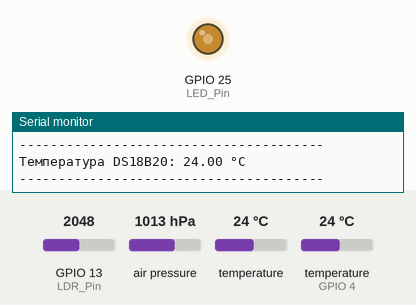
Simulated run of this sketch. Board: ESP32. Parts: output pins drawn as LEDs (lit = HIGH), the last lines printed to the serial monitor. The test bench sets the inputs (shaded band); at power-on: GPIO 13 (LDR_Pin) = 2048, air pressure 1013 hPa, temperature 24 °C, temperature (sensor on GPIO 4) 24 °C.

Above: at 2.2 s.
2.3 s: GPIO 13 (LDR_Pin) set to 2866
At 5.3 s:
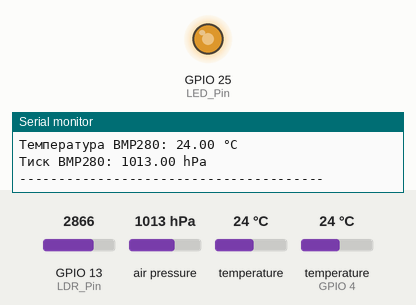
7.0 s: GPIO 13 (LDR_Pin) set to 3972
At 9.8 s:
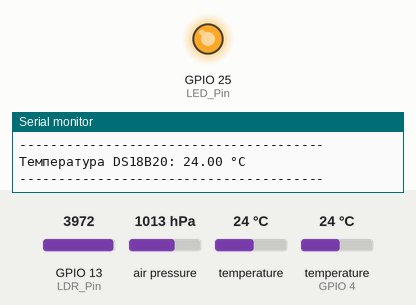
11.7 s: GPIO 13 (LDR_Pin) set to 122
At 13.2 s:
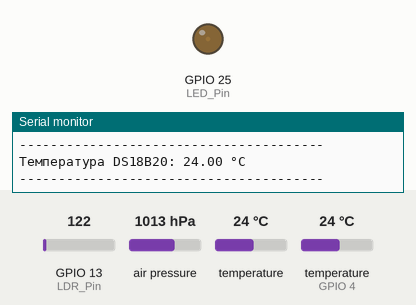
Timing chart, 0 to 14.7 s (numbered marks = the images above; inputs shaded):
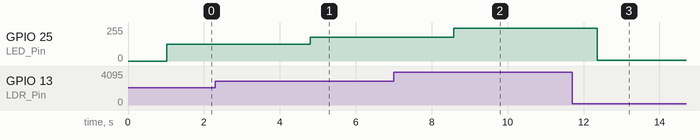

The sketch:

2.5.ino
```cpp
#include <Wire.h>
#include <Adafruit_BMP280.h>
#include <OneWire.h>
#include <DallasTemperature.h>

int LDR_Pin = 13;
int LED_Pin = 25;
int LDR_Value = 0;

Adafruit_BMP280 bmp;

#define ONE_WIRE_BUS 4
OneWire oneWire(ONE_WIRE_BUS);
DallasTemperature sensors(&oneWire);

void setup() {
  Serial.begin(115200);
  delay(1000);

  if (!bmp.begin(0x76)) {
    Serial.println("Не вдалось знайти BMP280!");
    while (1);
  }
  bmp.setSampling(Adafruit_BMP280::MODE_NORMAL,
                  Adafruit_BMP280::SAMPLING_X2,
                  Adafruit_BMP280::SAMPLING_X16,
                  Adafruit_BMP280::FILTER_X16,
                  Adafruit_BMP280::STANDBY_MS_500);

  sensors.begin();
  pinMode(LDR_Pin, INPUT);
  pinMode(LED_Pin, OUTPUT);
  Serial.println("Система готова до роботи!");
}

void loop() {
  Serial.println("---------------------------------------");
  LDR_Value = analogRead(LDR_Pin);
  Serial.print("Освітленість (ADC): ");
  Serial.println(LDR_Value);
  int dacValue = map(LDR_Value, 0, 4095, 0, 255);
  dacWrite(LED_Pin, dacValue);
  Serial.println("---------------------------------------");
  float bmpTemp = bmp.readTemperature();
  float pressure = bmp.readPressure() / 100.0;
  Serial.print("Температура BMP280: ");
  Serial.print(bmpTemp);
  Serial.println(" °C");
  Serial.print("Тиск BMP280: ");
  Serial.print(pressure);
  Serial.println(" hPa");
  Serial.println("---------------------------------------");
  sensors.requestTemperatures();
  float dsTemp = sensors.getTempCByIndex(0);
  Serial.print("Температура DS18B20: ");
  Serial.print(dsTemp);
  Serial.println(" °C");
  Serial.println("---------------------------------------");
  delay(3000);//
}
```

Measured:
- after the input at 2.3 s, GPIO 25 (LED_Pin): 127/255 → 178/255 after 2.5 s
- after the input at 7.0 s, GPIO 25 (LED_Pin): 178/255 → 247/255 after 1.6 s
- after the input at 11.7 s, GPIO 25 (LED_Pin): 247/255 → 7/255 after 0.66 s
